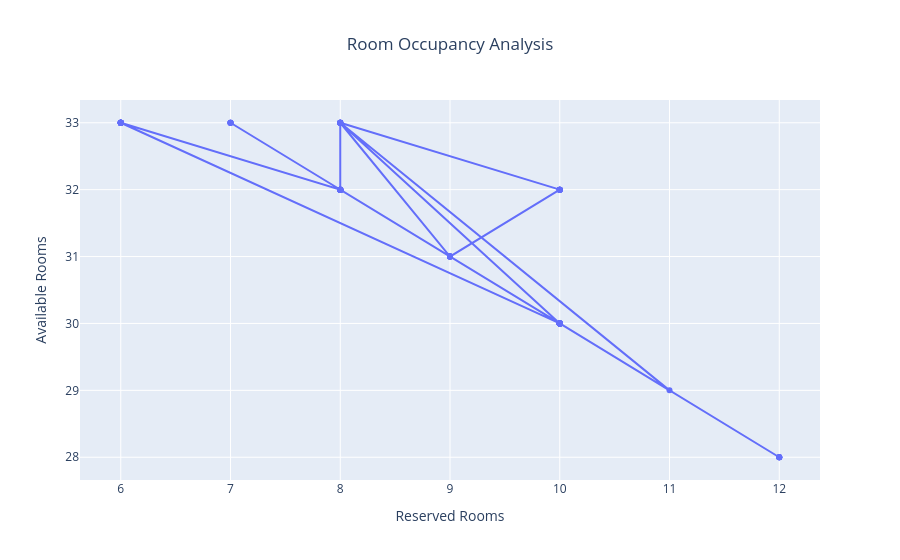

The code cell stored with this chart in its notebook:
### Code cell
fig = px.line(df, x="Reserved_Rooms",y="Available_Rooms",markers=True,title="Room Occupancy Analysis")
fig.update_layout(title_x=0.5,xaxis_title="Reserved Rooms",yaxis_title="Available Rooms")
fig.show()

### Figure 1 — Plotly figure (JSON) as saved in the notebook; plotly's stock layout.template omitted (floating-point values rounded to 4 significant figures)
{"data": [{"hovertemplate": "Reserved_Rooms=%{x}<br>Available_Rooms=%{y}<extra></extra>", "legendgroup": "", "line": {"color": "#636efa", "dash": "solid"}, "marker": {"symbol": "circle"}, "mode": "lines+markers", "name": "", "orientation": "v", "showlegend": false, "type": "scatter", "x": [10, 8, 6, 10, 8, 6, 10, 8, 6, 10, 8, 6, 10, 8, 6, 10, 8, 6, 10, 8, 6, 10, 8, 6, 10, 8, 6, 10, 8, 6, 10, 9, 10, 8, 10, 9, 10, 8, 10, 9, 10, 8, 10, 9, 10, 8, 10, 9, 10, 8, 10, 9, 10, 8, 10, 9, 10, 8, 10, 9, 8, 8, 6, 10, 8, 6, 10, 8, 6, 10, 8, 6, 10, 8, 6, 10, 8, 6, 10, 8, 6, 10, 9, 10, 8, 11, 10, 9, 12, 10, 8, 7, 12, 10, 8, 7, 12, 10, 8, 7, 12, 10, 8, 7, 12, 10, 8, 7, 12], "xaxis": "x", "y": [30, 32, 33, 30, 32, 33, 30, 32, 33, 30, 32, 33, 30, 32, 33, 30, 32, 33, 30, 32, 33, 30, 32, 33, 30, 32, 33, 30, 32, 33, 30, 31, 32, 33, 30, 31, 32, 33, 30, 31, 32, 33, 30, 31, 32, 33, 30, 31, 32, 33, 30, 31, 32, 33, 30, 31, 32, 33, 30, 31, 33, 32, 33, 30, 32, 33, 30, 32, 33, 30, 32, 33, 30, 32, 33, 30, 32, 33, 30, 32, 33, 30, 31, 32, 33, 29, 30, 31, 28, 30, 32, 33, 28, 30, 32, 33, 28, 30, 32, 33, 28, 30, 32, 33, 28, 30, 32, 33, 28], "yaxis": "y"}], "layout": {"legend": {"tracegroupgap": 0}, "title": {"text": "Room Occupancy Analysis", "x": 0.5}, "xaxis": {"anchor": "y", "domain": [0, 1], "title": {"text": "Reserved Rooms"}}, "yaxis": {"anchor": "x", "domain": [0, 1], "title": {"text": "Available Rooms"}}}}
